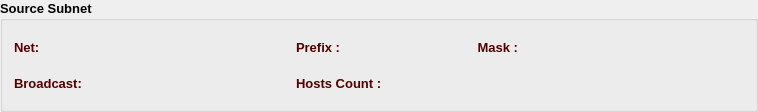
    <widget class="QGroupBox" name="ipGB">
     <property name="font">
      <font>
       <family>Tahoma</family>
       <pointsize>10</pointsize>
       <weight>75</weight>
       <bold>true</bold>
      </font>
     </property>
     <property name="title">
      <string>Source Subnet</string>
     </property>
     <layout class="QVBoxLayout" name="verticalLayout_3">
      <item>
       <layout class="QHBoxLayout" name="horizontalLayout_13">
        <item>
         <widget class="QLabel" name="label_7">
          <property name="minimumSize">
           <size>
            <width>90</width>
            <height>30</height>
           </size>
          </property>
          <property name="maximumSize">
           <size>
            <width>90</width>
            <height>30</height>
           </size>
          </property>
          <property name="font">
           <font>
            <family>Tahoma</family>
            <pointsize>10</pointsize>
            <weight>75</weight>
            <bold>true</bold>
           </font>
          </property>
          <property name="styleSheet">
           <string notr="true">color: rgb(85, 0, 0);</string>
          </property>
          <property name="text">
           <string>Net:</string>
          </property>
         </widget>
        </item>
        <item>
         <widget class="QLabel" name="srcNetLbl">
          <property name="minimumSize">
           <size>
            <width>180</width>
            <height>30</height>
           </size>
          </property>
          <property name="maximumSize">
           <size>
            <width>500</width>
            <height>30</height>
           </size>
          </property>
          <property name="font">
           <font>
            <family>Tahoma</family>
            <pointsize>10</pointsize>
            <weight>75</weight>
            <bold>true</bold>
           </font>
          </property>
          <property name="styleSheet">
           <string notr="true">color: rgb(85, 0, 127);</string>
          </property>
          <property name="text">
           <string/>
          </property>
         </widget>
        </item>
        <item>
         <widget class="QLabel" name="label_10">
          <property name="minimumSize">
           <size>
            <width>80</width>
            <height>30</height>
           </size>
          </property>
          <property name="maximumSize">
           <size>
            <width>80</width>
            <height>30</height>
           </size>
          </property>
          <property name="font">
           <font>
            <family>Tahoma</family>
            <pointsize>10</pointsize>
            <weight>75</weight>
            <bold>true</bold>
           </font>
          </property>
          <property name="styleSheet">
           <string notr="true">color: rgb(85, 0, 0);</string>
          </property>
          <property name="text">
           <string>Prefix :</string>
          </property>
          <property name="alignment">
           <set>Qt::AlignLeading|Qt::AlignLeft|Qt::AlignVCenter</set>
          </property>
         </widget>
        </item>
        <item>
         <widget class="QLabel" name="srcPrefixLbl">
          <property name="minimumSize">
           <size>
            <width>50</width>
            <height>30</height>
           </size>
          </property>
          <property name="maximumSize">
           <size>
            <width>50</width>
            <height>30</height>
           </size>
          </property>
          <property name="font">
           <font>
            <family>Tahoma</family>
            <pointsize>10</pointsize>
           </font>
          </property>
          <property name="styleSheet">
           <string notr="true">color: rgb(85, 0, 127);</string>
          </property>
          <property name="text">
           <string/>
          </property>
         </widget>
        </item>
        <item>
         <widget class="QLabel" name="label_9">
          <property name="minimumSize">
           <size>
            <width>80</width>
            <height>30</height>
           </size>
          </property>
          <property name="maximumSize">
           <size>
            <width>80</width>
            <height>30</height>
           </size>
          </property>
          <property name="font">
           <font>
            <family>Tahoma</family>
            <pointsize>10</pointsize>
            <weight>75</weight>
            <bold>true</bold>
           </font>
          </property>
          <property name="styleSheet">
           <string notr="true">color: rgb(85, 0, 0);</string>
          </property>
          <property name="text">
           <string>Mask :</string>
          </property>
          <property name="alignment">
           <set>Qt::AlignRight|Qt::AlignTrailing|Qt::AlignVCenter</set>
          </property>
         </widget>
        </item>
        <item>
         <widget class="QLabel" name="srcMaskLbl">
          <property name="minimumSize">
           <size>
            <width>180</width>
            <height>30</height>
           </size>
          </property>
          <property name="maximumSize">
           <size>
            <width>500</width>
            <height>30</height>
           </size>
          </property>
          <property name="font">
           <font>
            <family>Tahoma</family>
            <pointsize>10</pointsize>
            <weight>75</weight>
            <bold>true</bold>
           </font>
          </property>
          <property name="styleSheet">
           <string notr="true">color: rgb(85, 0, 127);</string>
          </property>
          <property name="text">
           <string/>
          </property>
         </widget>
        </item>
        <item>
         <spacer name="horizontalSpacer_2">
          <property name="orientation">
           <enum>Qt::Horizontal</enum>
          </property>
          <property name="sizeHint" stdset="0">
           <size>
            <width>40</width>
            <height>20</height>
           </size>
          </property>
         </spacer>
        </item>
       </layout>
      </item>
      <item>
       <layout class="QHBoxLayout" name="horizontalLayout_12">
        <item>
         <widget class="QLabel" name="label_11">
          <property name="minimumSize">
           <size>
            <width>90</width>
            <height>30</height>
           </size>
          </property>
          <property name="maximumSize">
           <size>
            <width>90</width>
            <height>30</height>
           </size>
          </property>
          <property name="font">
           <font>
            <family>Tahoma</family>
            <pointsize>10</pointsize>
            <weight>75</weight>
            <bold>true</bold>
           </font>
          </property>
          <property name="styleSheet">
           <string notr="true">color: rgb(85, 0, 0);</string>
          </property>
          <property name="text">
           <string>Broadcast:</string>
          </property>
         </widget>
        </item>
        <item>
         <widget class="QLabel" name="srcBcLbl">
          <property name="minimumSize">
           <size>
            <width>180</width>
            <height>30</height>
           </size>
          </property>
          <property name="maximumSize">
           <size>
            <width>500</width>
            <height>30</height>
           </size>
          </property>
          <property name="font">
           <font>
            <family>Tahoma</family>
            <pointsize>10</pointsize>
            <weight>75</weight>
            <bold>true</bold>
           </font>
          </property>
          <property name="styleSheet">
           <string notr="true">color: rgb(85, 0, 127);</string>
          </property>
          <property name="text">
           <string/>
          </property>
         </widget>
        </item>
        <item>
         <widget class="QLabel" name="label_12">
          <property name="minimumSize">
           <size>
            <width>130</width>
            <height>30</height>
           </size>
          </property>
          <property name="maximumSize">
           <size>
            <width>130</width>
            <height>30</height>
           </size>
          </property>
          <property name="font">
           <font>
            <family>Tahoma</family>
            <pointsize>10</pointsize>
            <weight>75</weight>
            <bold>true</bold>
           </font>
          </property>
          <property name="styleSheet">
           <string notr="true">color: rgb(85, 0, 0);</string>
          </property>
          <property name="text">
           <string>Hosts Count :</string>
          </property>
          <property name="alignment">
           <set>Qt::AlignLeading|Qt::AlignLeft|Qt::AlignVCenter</set>
          </property>
         </widget>
        </item>
        <item>
         <widget class="QLabel" name="srcHostLbl">
          <property name="minimumSize">
           <size>
            <width>150</width>
            <height>30</height>
           </size>
          </property>
          <property name="maximumSize">
           <size>
            <width>150</width>
            <height>30</height>
           </size>
          </property>
          <property name="font">
           <font>
            <family>Tahoma</family>
            <pointsize>10</pointsize>
            <weight>75</weight>
            <bold>true</bold>
           </font>
          </property>
          <property name="styleSheet">
           <string notr="true">color: rgb(85, 0, 127);</string>
          </property>
          <property name="text">
           <string/>
          </property>
         </widget>
        </item>
        <item>
         <spacer name="horizontalSpacer_3">
          <property name="orientation">
           <enum>Qt::Horizontal</enum>
          </property>
          <property name="sizeHint" stdset="0">
           <size>
            <width>40</width>
            <height>20</height>
           </size>
          </property>
         </spacer>
        </item>
       </layout>
      </item>
     </layout>
    </widget>
